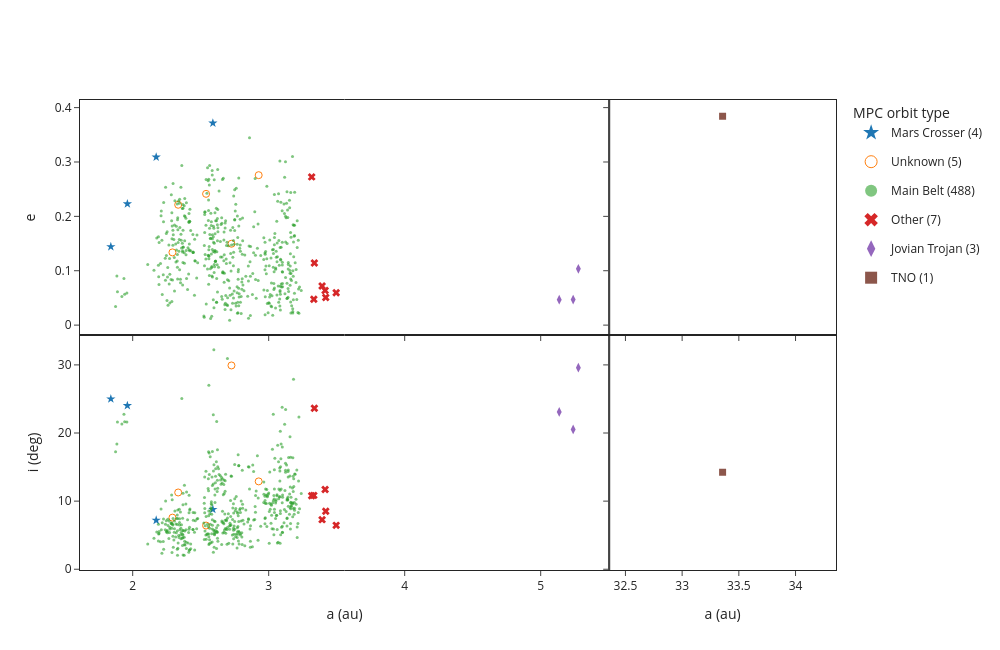

Write notebook code for a chart like this one.
### Code cell
import plotly.graph_objects as go
from plotly.subplots import make_subplots

# a-e and a-i distribution by MPC class. Objects beyond A_SPLIT (TNOs, distant objects)
# go to a narrower right-hand column so the inner Solar System is not compressed.
A_SPLIT = 10  # au

# Class label: the MPC orbit type; if missing, fall back to the object type (e.g. comets)
cls = objects['orbit_type'].replace('None', pd.NA).fillna(objects['object_type']).fillna('Unknown')
plot_df = objects.assign(cls=cls)
counts = plot_df['cls'].value_counts()

symbols = {'Apollo': 'square', 'Aten': 'square-open', 'Atira': 'square-dot', 'Amor': 'triangle-up',
           'Mars Crosser': 'star', 'Hungaria': 'diamond-open', 'Main Belt': 'circle', 'Hilda': 'hexagon',
           'Jovian Trojan': 'diamond-tall', 'Jupiter Coupled': 'diamond', 'Other': 'x',
           'Centaur': 'cross', 'Neptune Trojan': 'pentagon', 'TNO': 'square', 'Unknown': 'circle-open'}
# Show classes from the inner to the outer Solar System (ordered by median a)
order = plot_df.groupby('cls')['a'].median().sort_values().index
palette = ['#1f77b4', '#ff7f0e', '#2ca02c', '#d62728', '#9467bd', '#8c564b', '#e377c2',
           '#7f7f7f', '#bcbd22', '#17becf']
colors_cls = {c: palette[i % len(palette)] for i, c in enumerate(order)}

fig = make_subplots(rows=2, cols=2, shared_xaxes='columns', shared_yaxes='rows',
                    column_widths=[0.7, 0.3], horizontal_spacing=0, vertical_spacing=0)

for c in order:
    d = plot_df[plot_df['cls'] == c]
    small = c == 'Main Belt'  # many points: draw as small dots
    marker = dict(symbol=symbols.get(c, 'circle'), color=colors_cls[c], size=3 if small else 7,
                  opacity=0.6 if small else 1)
    first = True  # one legend entry per class
    for col, part in [(1, d[d['a'] < A_SPLIT]), (2, d[d['a'] >= A_SPLIT])]:
        if part.empty:
            continue
        for row, ycol in [(1, 'e'), (2, 'incl')]:
            fig.add_trace(go.Scatter(
                x=part['a'], y=part[ycol], mode='markers', marker=marker,
                name=f'{c} ({counts[c]})', legendgroup=c, showlegend=first,
                customdata=part['mpc_designation'],
                hovertemplate=f'%{{customdata}}<br>a = %{{x:.3f}} au<br>{ycol} = %{{y:.3f}}<extra>{c}</extra>'),
                row=row, col=col)
            first = False

fig.update_xaxes(showline=True, mirror=True, ticks='outside')
fig.update_yaxes(showline=True, mirror=True, ticks='outside')
fig.update_xaxes(title_text='a (au)', row=2)
fig.update_yaxes(title_text='e', row=1, col=1)
fig.update_yaxes(title_text='i (deg)', row=2, col=1)
fig.update_layout(template='simple_white', width=1000, height=650,
                  legend=dict(title='MPC orbit type', itemsizing='constant'))
fig.show()

### Figure 1 — Plotly figure (JSON) as saved in the notebook; plotly's stock layout.template omitted (floating-point values rounded to 4 significant figures; data arrays with more than 128 entries replaced by an {"elided": "..."} marker saying what was removed)
{"data": [{"customdata": ["(740180) 2001 SU169", "(317189) 2001 YG2", "(455376) 2002 UE17", "2026 DA28"], "hovertemplate": "%{customdata}<br>a = %{x:.3f} au<br>e = %{y:.3f}<extra>Mars Crosser</extra>", "legendgroup": "Mars Crosser", "marker": {"color": "#1f77b4", "opacity": 1, "size": 7, "symbol": "star"}, "mode": "markers", "name": "Mars Crosser (4)", "showlegend": true, "type": "scatter", "x": [1.961, 2.173, 2.59, 1.839], "xaxis": "x", "y": [0.2231, 0.3091, 0.3716, 0.1442], "yaxis": "y"}, {"customdata": ["(740180) 2001 SU169", "(317189) 2001 YG2", "(455376) 2002 UE17", "2026 DA28"], "hovertemplate": "%{customdata}<br>a = %{x:.3f} au<br>incl = %{y:.3f}<extra>Mars Crosser</extra>", "legendgroup": "Mars Crosser", "marker": {"color": "#1f77b4", "opacity": 1, "size": 7, "symbol": "star"}, "mode": "markers", "name": "Mars Crosser (4)", "showlegend": false, "type": "scatter", "x": [1.961, 2.173, 2.59, 1.839], "xaxis": "x3", "y": [24.03, 7.191, 8.786, 25.01], "yaxis": "y3"}, {"customdata": ["(192556) 1998 UP5", "(103271) 2000 AR30", "(81619) 2000 HW72", "2015 MA122", "2026 DU27"], "hovertemplate": "%{customdata}<br>a = %{x:.3f} au<br>e = %{y:.3f}<extra>Unknown</extra>", "legendgroup": "Unknown", "marker": {"color": "#ff7f0e", "opacity": 1, "size": 7, "symbol": "circle-open"}, "mode": "markers", "name": "Unknown (5)", "showlegend": true, "type": "scatter", "x": [2.926, 2.292, 2.335, 2.539, 2.726], "xaxis": "x", "y": [0.2758, 0.1337, 0.2214, 0.2414, 0.1496], "yaxis": "y"}, {"customdata": ["(192556) 1998 UP5", "(103271) 2000 AR30", "(81619) 2000 HW72", "2015 MA122", "2026 DU27"], "hovertemplate": "%{customdata}<br>a = %{x:.3f} au<br>incl = %{y:.3f}<extra>Unknown</extra>", "legendgroup": "Unknown", "marker": {"color": "#ff7f0e", "opacity": 1, "size": 7, "symbol": "circle-open"}, "mode": "markers", "name": "Unknown (5)", "showlegend": false, "type": "scatter", "x": [2.926, 2.292, 2.335, 2.539, 2.726], "xaxis": "x3", "y": [12.9, 7.575, 11.27, 6.413, 29.92], "yaxis": "y3"}, {"customdata": {"elided": "488 str values"}, "hovertemplate": "%{customdata}<br>a = %{x:.3f} au<br>e = %{y:.3f}<extra>Main Belt</extra>", "legendgroup": "Main Belt", "marker": {"color": "#2ca02c", "opacity": 0.6, "size": 3, "symbol": "circle"}, "mode": "markers", "name": "Main Belt (488)", "showlegend": true, "type": "scatter", "x": {"elided": "488 float values"}, "xaxis": "x", "y": {"elided": "488 float values"}, "yaxis": "y"}, {"customdata": {"elided": "488 str values"}, "hovertemplate": "%{customdata}<br>a = %{x:.3f} au<br>incl = %{y:.3f}<extra>Main Belt</extra>", "legendgroup": "Main Belt", "marker": {"color": "#2ca02c", "opacity": 0.6, "size": 3, "symbol": "circle"}, "mode": "markers", "name": "Main Belt (488)", "showlegend": false, "type": "scatter", "x": {"elided": "488 float values"}, "xaxis": "x3", "y": {"elided": "488 float values"}, "yaxis": "y3"}, {"customdata": ["2013 GX122", "2022 QX146", "2025 MN13", "2025 MN7", "2025 MQ85", "2025 MY61", "2025 MZ78"], "hovertemplate": "%{customdata}<br>a = %{x:.3f} au<br>e = %{y:.3f}<extra>Other</extra>", "legendgroup": "Other", "marker": {"color": "#d62728", "opacity": 1, "size": 7, "symbol": "x"}, "mode": "markers", "name": "Other (7)", "showlegend": true, "type": "scatter", "x": [3.336, 3.316, 3.332, 3.415, 3.393, 3.419, 3.496], "xaxis": "x", "y": [0.1141, 0.2726, 0.04741, 0.06355, 0.07186, 0.05071, 0.0595], "yaxis": "y"}, {"customdata": ["2013 GX122", "2022 QX146", "2025 MN13", "2025 MN7", "2025 MQ85", "2025 MY61", "2025 MZ78"], "hovertemplate": "%{customdata}<br>a = %{x:.3f} au<br>incl = %{y:.3f}<extra>Other</extra>", "legendgroup": "Other", "marker": {"color": "#d62728", "opacity": 1, "size": 7, "symbol": "x"}, "mode": "markers", "name": "Other (7)", "showlegend": false, "type": "scatter", "x": [3.336, 3.316, 3.332, 3.415, 3.393, 3.419, 3.496], "xaxis": "x3", "y": [23.64, 10.78, 10.84, 11.71, 7.279, 8.514, 6.444], "yaxis": "y3"}, {"customdata": ["2026 DH31", "2026 DL35", "2026 DO44"], "hovertemplate": "%{customdata}<br>a = %{x:.3f} au<br>e = %{y:.3f}<extra>Jovian Trojan</extra>", "legendgroup": "Jovian Trojan", "marker": {"color": "#9467bd", "opacity": 1, "size": 7, "symbol": "diamond-tall"}, "mode": "markers", "name": "Jovian Trojan (3)", "showlegend": true, "type": "scatter", "x": [5.239, 5.277, 5.136], "xaxis": "x", "y": [0.04688, 0.1036, 0.0468], "yaxis": "y"}, {"customdata": ["2026 DH31", "2026 DL35", "2026 DO44"], "hovertemplate": "%{customdata}<br>a = %{x:.3f} au<br>incl = %{y:.3f}<extra>Jovian Trojan</extra>", "legendgroup": "Jovian Trojan", "marker": {"color": "#9467bd", "opacity": 1, "size": 7, "symbol": "diamond-tall"}, "mode": "markers", "name": "Jovian Trojan (3)", "showlegend": false, "type": "scatter", "x": [5.239, 5.277, 5.136], "xaxis": "x3", "y": [20.53, 29.59, 23.09], "yaxis": "y3"}, {"customdata": ["(33128) 1998 BU48"], "hovertemplate": "%{customdata}<br>a = %{x:.3f} au<br>e = %{y:.3f}<extra>TNO</extra>", "legendgroup": "TNO", "marker": {"color": "#8c564b", "opacity": 1, "size": 7, "symbol": "square"}, "mode": "markers", "name": "TNO (1)", "showlegend": true, "type": "scatter", "x": [33.36], "xaxis": "x2", "y": [0.3843], "yaxis": "y2"}, {"customdata": ["(33128) 1998 BU48"], "hovertemplate": "%{customdata}<br>a = %{x:.3f} au<br>incl = %{y:.3f}<extra>TNO</extra>", "legendgroup": "TNO", "marker": {"color": "#8c564b", "opacity": 1, "size": 7, "symbol": "square"}, "mode": "markers", "name": "TNO (1)", "showlegend": false, "type": "scatter", "x": [33.36], "xaxis": "x4", "y": [14.23], "yaxis": "y4"}], "layout": {"height": 650, "legend": {"itemsizing": "constant", "title": {"text": "MPC orbit type"}}, "width": 1000, "xaxis": {"anchor": "y", "domain": [0, 0.7], "matches": "x3", "mirror": true, "showline": true, "showticklabels": false, "ticks": "outside"}, "xaxis2": {"anchor": "y2", "domain": [0.7, 1], "matches": "x4", "mirror": true, "showline": true, "showticklabels": false, "ticks": "outside"}, "xaxis3": {"anchor": "y3", "domain": [0, 0.7], "mirror": true, "showline": true, "ticks": "outside", "title": {"text": "a (au)"}}, "xaxis4": {"anchor": "y4", "domain": [0.7, 1], "mirror": true, "showline": true, "ticks": "outside", "title": {"text": "a (au)"}}, "yaxis": {"anchor": "x", "domain": [0.5, 1], "mirror": true, "showline": true, "ticks": "outside", "title": {"text": "e"}}, "yaxis2": {"anchor": "x2", "domain": [0.5, 1], "matches": "y", "mirror": true, "showline": true, "showticklabels": false, "ticks": "outside"}, "yaxis3": {"anchor": "x3", "domain": [0, 0.5], "mirror": true, "showline": true, "ticks": "outside", "title": {"text": "i (deg)"}}, "yaxis4": {"anchor": "x4", "domain": [0, 0.5], "matches": "y3", "mirror": true, "showline": true, "showticklabels": false, "ticks": "outside"}}}
